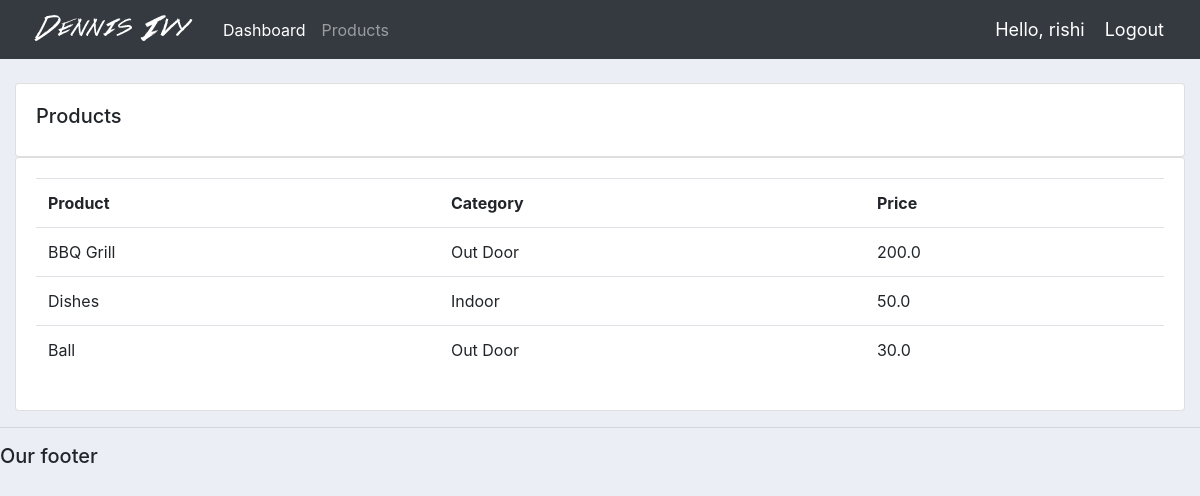
Screenshot of /products/ (signed in) with the database file from the repository.
### accounts/models.py (models this page shows, shortened)
class Product(models.Model):
	CATEGORY = (
			('Indoor', 'Indoor'),
			('Out Door', 'Out Door'),
			)
	name = models.CharField(max_length=200, null=True)
	price = models.FloatField(null=True)
	category = models.CharField(max_length=200, null=True, choices=CATEGORY)
	description = models.CharField(max_length=200, null=True, blank=True)
	date_created = models.DateTimeField(auto_now_add=True, null=True)
	tags = models.ManyToManyField(Tag)

### accounts/decorators.py (the view)
		def wrapper_func(request, *args, **kwargs):
			group = None
			if request.user.groups.exists():
				group = request.user.groups.all()[0].name
			if group in allowed_roles:
				return view_func(request, *args, **kwargs)
			else:
				return HttpResponse('You are not authorized to view this page')

### accounts/views.py (called while the page is built)
@login_required(login_url='login')
@allowed_users(allowed_roles=['admin'])
def products(request):
	products = Product.objects.all()
	return render(request, 'accounts/products.html', {'products':products})

### accounts/templates/accounts/products.html
{%  extends 'accounts/main.html' %}
{% block content %}
		<br>
		<div class="row">
			<div class="col-md">
				<div class="card card-body">
					<h5>Products</h5>
				</div>
				<div class="card card-body">
					<table class="table">
						<tr>
							<th>Product</th>
							<th>Category</th>
							<th>Price</th>
						</tr>
						{% for i in products %}
							<tr>
								<td>{{i.name}}</td>
								<td>{{i.category}}</td>
								<td>{{i.price}}</td>
							</tr>
						{% endfor %}
					</table>
				</div>
			</div>
		</div>
{% endblock content %}

### accounts/templates/accounts/navbar.html (shortened to what this page needs)
{% load static %}
<nav class="navbar navbar-expand-lg navbar-dark bg-dark">
 <img src="{% static 'images/logo.png' %}">
  <div class="collapse navbar-collapse" id="navbarNav">
    <ul class="navbar-nav">
      {% if request.user.is_staff %}
      <li class="nav-item active">
        <a class="nav-link" href="{% url 'home' %}">Dashboard</a>
      </li>
      <li class="nav-item">
        <a class="nav-link" href="{% url 'products' %}">Products</a>
      </li>
      {% endif %}
    </ul>
  </div>
  <span class="hello-msg">Hello, {{request.user}}</span>
  <span ><a  class="hello-msg" href="{% url 'logout' %}">Logout</a></span>
</nav>

### static/css/main.css (style rules this page uses)
body { background-color: #ebeff5; }

### accounts/templates/accounts/navbar.html (style rules this page uses)
.hello-msg { font-size: 18px; color: #fff; margin-right: 20px; }

### rows the page displays
Product: name "BBQ Grill", category "Out Door", price "200.0"
Product: name "Dishes", category "Indoor", price "50.0"
Product: name "Ball", category "Out Door", price "30.0"

### other values shown
{{ request.user }} "rishi"
